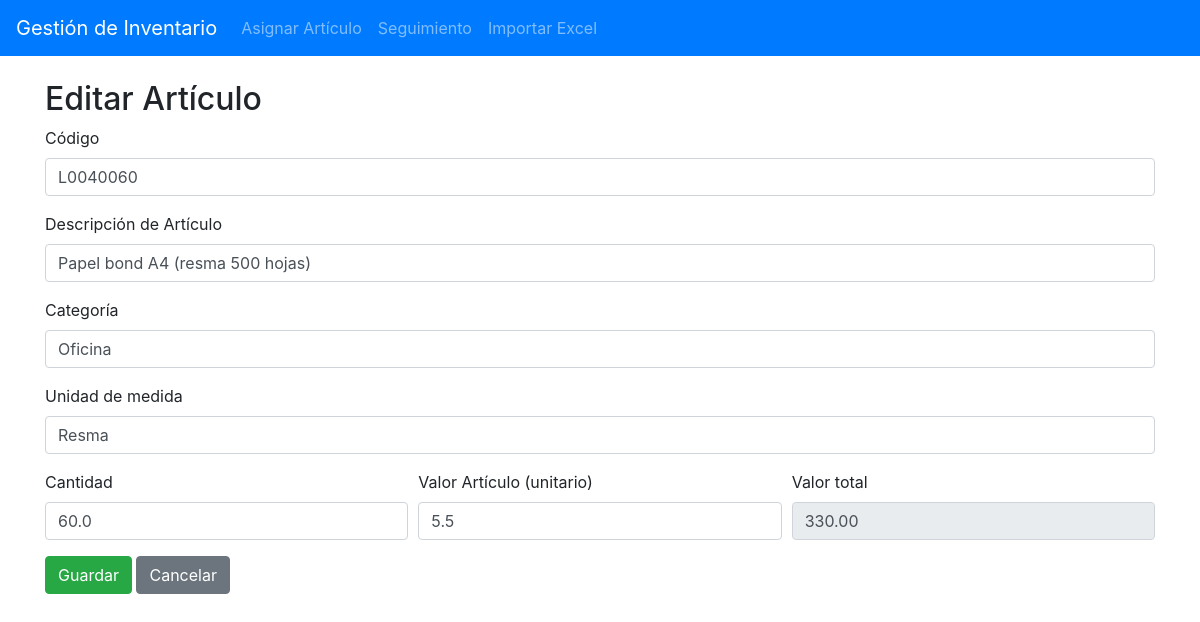
/item/edit/1, run on the app's committed database.
### inventory_app/app.py (models this page shows, shortened)
class Item(db.Model):
    id = db.Column(db.Integer, primary_key=True)
    code = db.Column(db.String(64), unique=False, nullable=False)
    description = db.Column(db.String(256), nullable=False)
    category = db.Column(db.String(128), nullable=True)
    unit = db.Column(db.String(64), nullable=True)
    quantity = db.Column(db.Float, nullable=False)
    unit_value = db.Column(db.Float, nullable=False)
    total_value = db.Column(db.Float, nullable=False)
    assigned_at = db.Column(db.DateTime, default=datetime.utcnow)

### inventory_app/app.py (the view, shortened to what this page needs)
@app.route('/item/edit/<int:item_id>', methods=['GET', 'POST'])
def edit_item(item_id):
    item = Item.query.get_or_404(item_id)
    return render_template('edit_item.html', item=item)

### inventory_app/templates/edit_item.html (shortened to what this page needs)
{% extends 'base.html' %}
{% block content %}
<h2>Editar Artículo</h2>
<form method="post">
  <div class="form-group">
    <label for="code">Código</label>
    <input type="text" class="form-control" id="code" name="code" value="{{ item.code }}" required>
  </div>
  <div class="form-group">
    <label for="description">Descripción de Artículo</label>
    <input type="text" class="form-control" id="description" name="description" value="{{ item.description }}" required>
  </div>
  <div class="form-group">
    <label for="category">Categoría</label>
    <input type="text" class="form-control" id="category" name="category" value="{{ item.category }}">
  </div>
  <div class="form-group">
    <label for="unit">Unidad de medida</label>
    <input type="text" class="form-control" id="unit" name="unit" value="{{ item.unit }}">
  </div>
  <div class="form-row">
    <div class="form-group col-md-4">
      <label for="quantity">Cantidad</label>
      <input type="number" step="any" min="0" class="form-control" id="quantity" name="quantity" value="{{ item.quantity }}" required>
    </div>
    <div class="form-group col-md-4">
      <label for="unit_value">Valor Artículo (unitario)</label>
      <input type="number" step="any" min="0" class="form-control" id="unit_value" name="unit_value" value="{{ item.unit_value }}" required>
    </div>
    <div class="form-group col-md-4">
      <label for="total_value">Valor total</label>
      <input type="text" class="form-control" id="total_value" name="total_value" readonly value="{{ item.total_value }}">
    </div>
  </div>
  <button type="submit" class="btn btn-success">Guardar</button>
  <a class="btn btn-secondary" href="{{ url_for('tracking') }}">Cancelar</a>
</form>
{% endblock %}

### data on the page
Item: code "L0040060", description "Papel bond A4 (resma 500 hojas)", category "Oficina", unit "Resma", quantity "60.0", unit_value "5.5", total_value "330.00"
